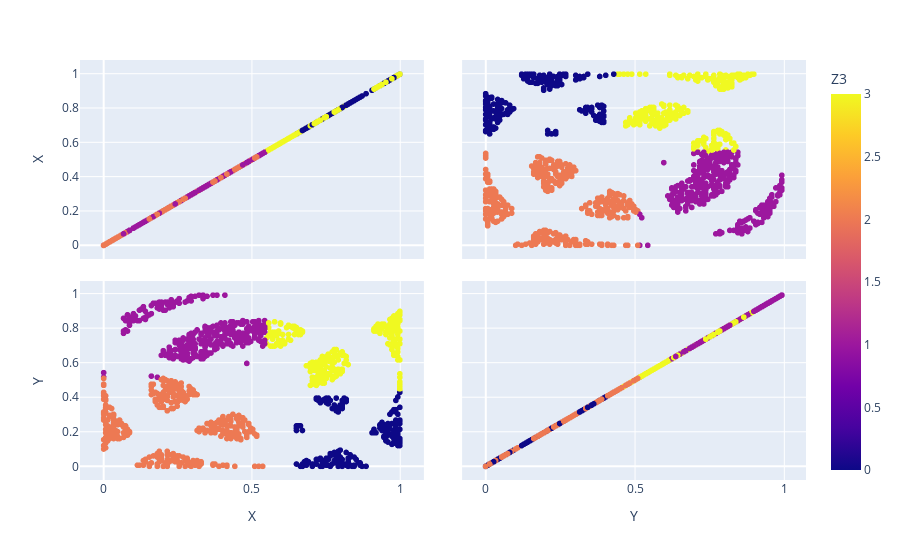

Write notebook code for a chart like this one.
### Code cell
df_pred_distance=pd.DataFrame(pd.concat([pd.DataFrame(X_test,columns=['X','Y']),pd.DataFrame(Y_pred_2,columns=[select_name_Z])],axis=1))
fig = px.scatter_matrix(df_pred_distance,
    dimensions=['X','Y'],
    color=select_name_Z)
fig.show()

### Figure 1 — Plotly figure (JSON) as saved in the notebook; plotly's stock layout.template omitted (floating-point values rounded to 4 significant figures; data arrays with more than 128 entries replaced by an {"elided": "..."} marker saying what was removed)
{"data": [{"dimensions": [{"axis": {"matches": true}, "label": "X", "values": {"elided": "1071 float values"}}, {"axis": {"matches": true}, "label": "Y", "values": {"elided": "1071 float values"}}], "hovertemplate": "%{xaxis.title.text}=%{x}<br>%{yaxis.title.text}=%{y}<br>Z3=%{marker.color}<extra></extra>", "legendgroup": "", "marker": {"color": {"elided": "1071 int values"}, "coloraxis": "coloraxis", "symbol": "circle"}, "name": "", "showlegend": false, "type": "splom"}], "layout": {"coloraxis": {"colorbar": {"title": {"text": "Z3"}}, "colorscale": [[0, "#0d0887"], [0.1111, "#46039f"], [0.2222, "#7201a8"], [0.3333, "#9c179e"], [0.4444, "#bd3786"], [0.5556, "#d8576b"], [0.6667, "#ed7953"], [0.7778, "#fb9f3a"], [0.8889, "#fdca26"], [1, "#f0f921"]]}, "dragmode": "select", "legend": {"tracegroupgap": 0}, "margin": {"t": 60}}}
